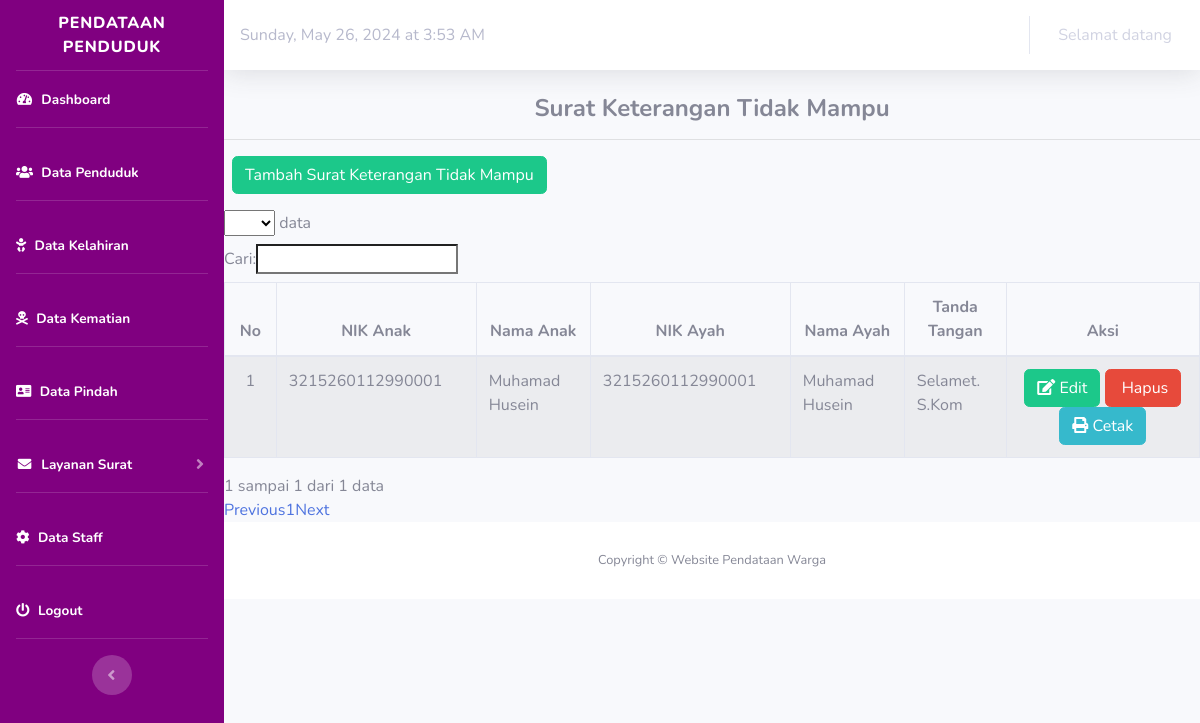
The page /index.php/sktm on the database as committed earlier.
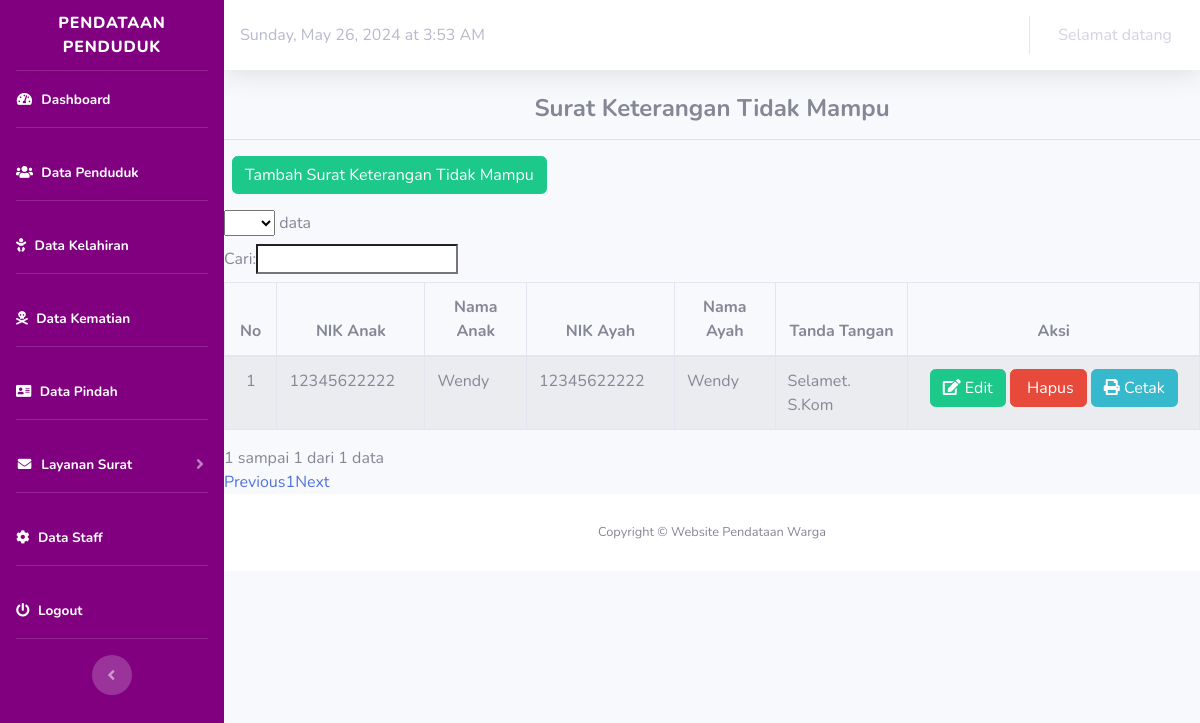
The same page on the database as committed later.
### tables this page shows
CREATE TABLE `sktm` (
  `id_sktm` int(50) NOT NULL,
  `id_pejabat` int(11) NOT NULL,
  `nik_anak` varchar(30) NOT NULL,
  `nik_ayah` varchar(16) NOT NULL,
  `tanggal_sktm` date NOT NULL
);

CREATE TABLE `penduduk` (
  `nik` bigint(16) NOT NULL,
  `no_kk` bigint(16) NOT NULL,
  `nama` varchar(50) NOT NULL,
  `tempat_lahir` varchar(20) NOT NULL,
  `tanggal_lahir` date NOT NULL,
  `jenis_kelamin` varchar(20) NOT NULL,
  `alamat` varchar(100) NOT NULL,
  `rt` varchar(5) NOT NULL,
  `rw` varchar(50) NOT NULL,
  `agama` varchar(20) NOT NULL,
  `status_perkawinan` varchar(20) NOT NULL,
  `pendidikan` varchar(50) NOT NULL,
  `pekerjaan` varchar(20) NOT NULL,
  `status` varchar(50) NOT NULL,
  `golongan_darah` varchar(20) NOT NULL,
  `kewarganegaraan` varchar(20) NOT NULL
);

CREATE TABLE `pejabat` (
  `id_pejabat` int(11) NOT NULL,
  `nama_pejabat` varchar(255) NOT NULL,
  `nip_pejabat` varchar(255) NOT NULL,
  `jabatan_pejabat` varchar(255) NOT NULL
);

### application/controllers/Sktm.php (called while the page is built, shortened)
<?php
class Sktm extends CI_Controller
{
    public function __construct()
    {
        $this->load->model('M_Sktm');
        $this->load->model('m_penduduk');
    }
    public function index()
    {
        $data['title'] = "Surat Keterangan Tidak Mampu";
        $data['surat'] = $this->M_Sktm->daftar_sktm();
        $this->load->view('template/header');
        $this->load->view('template/sidebar');
        $this->load->view('template/topbar');
        $this->load->view('surat/sktm/daftar_sktm', $data);
        $this->load->view('template/footer');
    }
}

### index.php (called while the page is built, shortened)
<?php
require_once BASEPATH.'core/CodeIgniter.php';

### application/models/M_Sktm.php (called while the page is built, shortened)
<?php
class M_Sktm extends CI_Model
{
    public function daftar_sktm()
    {
        $this->db->from('sktm');
        $this->db->join('penduduk', 'sktm.nik_anak=penduduk.nik');
        $this->db->join('pejabat', 'sktm.id_pejabat=pejabat.id_pejabat');
        return $this->db->get()->result();
    }
}

### application/views/surat/sktm/daftar_sktm.php (the view, shortened to what this page needs)
<div class="content-wrapper">
    <section class="content">
        <div class="box box-info">
            <div class="box-header">
                <h4 style="text-align:center"><b><?= $title ?></b></h4>
                <hr>
            </div>
            <div class="box-body table-responsive">
                <p>
                    <a href="<?php echo base_url('Sktm/tambah/'); ?>" class="btn btn-success ml-2">Tambah
                        Surat Keterangan Tidak Mampu</a>
                </p>
                <table id="data" class="table table-striped table-bordered" cellspacing="0" width="100%">
                    <thead>
                        <tr class="active">
                            <th style="text-align:center">No</th>
                            <th style="text-align:center">NIK Anak</th>
                            <th style="text-align:center">Nama Anak</th>
                            <th style="text-align:center">NIK Ayah</th>
                            <th style="text-align:center">Nama Ayah</th>
                            <th style="text-align:center">Tanda Tangan</th>
                            <th style="text-align:center">Aksi</th>
                        </tr>
                    </thead>
                    <tbody>
                        <?php
                        $no = 1;
                        foreach ($surat as $surat) {
                            $ayah = $this->db->query("SELECT * FROM penduduk WHERE nik='$surat->nik_ayah'")->row();
                        ?>
                            <tr>
                                <td style="text-align:center"><?php echo $no; ?></td>
                                <td><?php echo $surat->nik; ?></td>
                                <td><?php echo $surat->nama; ?></td>
                                <td><?php echo $ayah->nik; ?></td>
                                <td><?php echo $ayah->nama; ?></td>
                                <td><?php echo $surat->nama_pejabat; ?></td>
                                <td style="text-align:center">
                                    <a href="<?php echo base_url('Sktm/edit/' . $surat->id_sktm); ?>" class="btn btn-success btn-xs"><i class="fa fa-edit"></i> Edit</a>
                                    <a href="<?php echo base_url('Sktm/hapus/' . $surat->id_sktm); ?>" class="btn btn-danger btn-xs" onClick="return confirm('Yakin Akan Menghapus Data?');"><i class="fa fa-trash-o"></i> Hapus</a>
                                    <a target="blank" href="<?php echo base_url('Sktm/cetak/' . $surat->id_sktm); ?>" class="btn btn-info btn-xs"><i class="fa fa-print"></i> Cetak</a>
                            </tr>
                        <?php
                            $no++;
                        }
                        ?>
                    </tbody>
                </table>
            </div>
    </section>
</div>

Rows that differ between the two databases and show on the page:
removed sktm: penduduk.nik "3215260112990001", penduduk.nama "Muhamad Husein", id_pejabat.nama_pejabat "Selamet. S.Kom"
added sktm: penduduk.nik "12345622222", penduduk.nama "Wendy", id_pejabat.nama_pejabat "Selamet. S.Kom"
